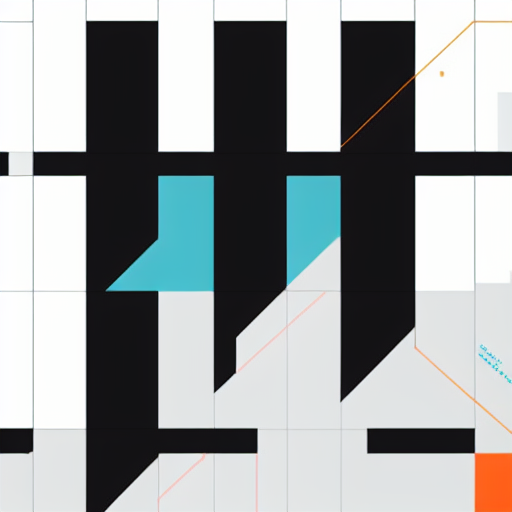
#> input picture ttf/color/dev/OpentypeSvgKitG/uni4e16.png, 512 x 512 px; its folder holds only this picture in this run
$ python p6.py
#> lines starting #> are read from the running program, lines starting #| are printed output that depends on the picture; after the words box and inside, x2 and y2 are one past the last pixel; in counts of white or black regions, pixels touching at a corner belong together
#cPng2png
import cv2 as cv2
import numpy as np
import os
import glob
from lxml import etree


svgbase = '''
<svg xmlns="http://www.w3.org/2000/svg" viewBox="0 0 5120 5120">
</svg>
'''
colorDic = {
    "main": "#010A21",
    "main2": "#041648",
    "color1": "#0231A2",
    "color2": "#1E64F4",
    "light1": "#53B0FE",
    "light2": "#9ED3FE",
    "accent1": "#7A8CFF",

    "back": "#FFFFFF"
}
#色辞書palettDicをbgr配列化
colorList = []
for k, v in colorDic.items():
    colorList.append([int(v[5:7],16),int(v[3:5],16),int(v[1:3],16)])#rgbをbgrにして各色取り出し

#フォルダ名づけ用の色名配列作成
colorDicList = list(colorDic.keys())
colorCodeList = list(colorDic.values())


#色と色の二乗距離を計算する関数
def cLength(arr1,arr2):
    return (arr1[0]-arr2[0])**2 + (arr1[1]-arr2[1])**2 + (arr1[2]-arr2[2])**2

#色を与えるとパレットの中から一番近い色を返す関数
def cSelect(color,palettes):
    lengArr = []
    for palette in palettes:
        lengArr.append(cLength(palette,color))
    fillc = palettes[lengArr.index(min(lengArr))]
    return fillc

#階調化に必要な色のボロノイマップ対応辞書をつくる関数。軽量化のため色空間32立方をまとめて1つの写像。フルカラーで8*8*8個
def makeBoronoi(palettes):
    boronoiMap = [[[0 for _ in range(8)] for _ in range(8)] for _ in range(8)]
    for bi, bv in enumerate(boronoiMap):
        for gi, gv in enumerate(bv):
            for ri, rv in enumerate(gv):
                boronoiMap[bi][gi][ri] = cSelect([bi*32,gi*32,ri*32],palettes)
    return boronoiMap

#色を与えると色対応辞書から近い色を返す関数
def cSelect2(color,boronoiMap):
    x = color[0]//32
    y = color[1]//32
    z = color[2]//32
    return boronoiMap[x][y][z]

#階調化画像と色リストから黒シルエットsvgを色数ぶん保存する関数
def gradDevider(image,colorList,colorDicList,file):
    root = etree.fromstring(svgbase)
    for index, palette in enumerate(colorList):
        if colorDicList[index] != "back":

            themec = np.array(colorList[index])  # 抽出する色(bgr)
            extract = cv2.inRange(image, themec, themec) #色の幅ゼロで色抽出
            extract = cv2.bitwise_not(extract) #白黒反転
            if not os.path.exists("SVGs"):
                os.mkdir("SVGs")

            # [13 lines of commented-out code are left out]
            name = os.path.splitext(file)[0]
            cv2.imwrite("tmp.bmp",extract)  # 画像の保存
            os.system("potrace -s tmp.bmp") #bmp -> svg
            os.system("del tmp.bmp")

            # baseSVGをパースする
            # baseSVG = etree.parse("tmp.svg")
            # g = baseSVG.find('.//svg:g', namespaces={"svg": "http://www.w3.org/2000/svg"})

            # 単色svgからpath要素を抜き出す
            b_tree = etree.parse("tmp.svg")
            paths = b_tree.xpath('//svg:path', namespaces={"svg": "http://www.w3.org/2000/svg"})
            # path要素にfill属性を追加して、g要素に加える
            for path in paths:
                path.set('fill', colorCodeList[index])
                #g.append(path)
                root.append(path)
            # a.svgに書き込む
            with open("./SVGs/"+name+".svg", "wb") as f:
                f.write(etree.tostring(root))
            os.system("del tmp.svg")


#####################実行########################


#色空間で最近傍の色を対応付けるボロノイ写像マップをつくる
boronoi = makeBoronoi(colorList)

pngNames = glob.glob("*.png")
for index, file in enumerate(pngNames):
    img = cv2.imread(file)
#> img is the input picture: shape (512, 512, 3); mean B, G, R 158.6, 157.8, 153.1
    img = cv2.flip(img, 0)
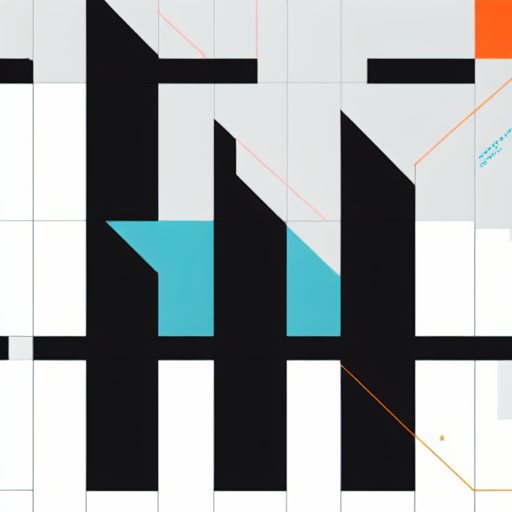
#> img: shape (512, 512, 3); mean B, G, R 158.6, 157.8, 153.1
    h, w = img.shape[:2]
#> h = 512; w = 512

    # 階調化
    for i in range(h):
        for j in range(w):
            b, g, r = img[i, j]

            img[i, j] = cSelect2([b,g,r],boronoi)
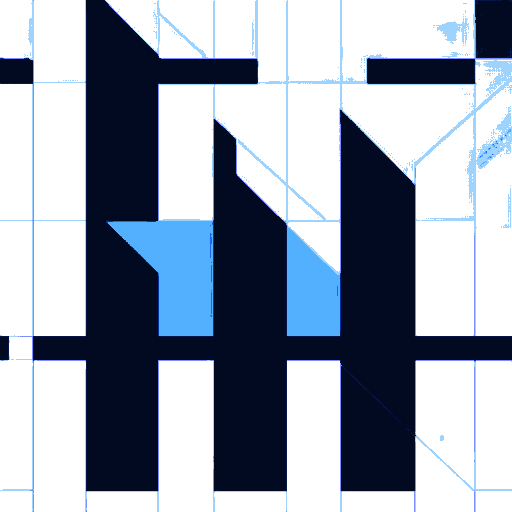
#> img: shape (512, 512, 3); mean B, G, R 174.3, 159.5, 149.9
    # if not os.path.exists("pngs"):
    #     os.mkdir("pngs")
    # cv2.imwrite("./pngs/"+file,img)
    # 色ごとに分離
    gradDevider(img,colorList,colorDicList,file)
#> the loop in gradDevider, `for index, palette in enumerate(colorList):` made 1 pass
#> pass 1, in gradDevider, `extract = cv2.inRange(image, themec, themec)`:
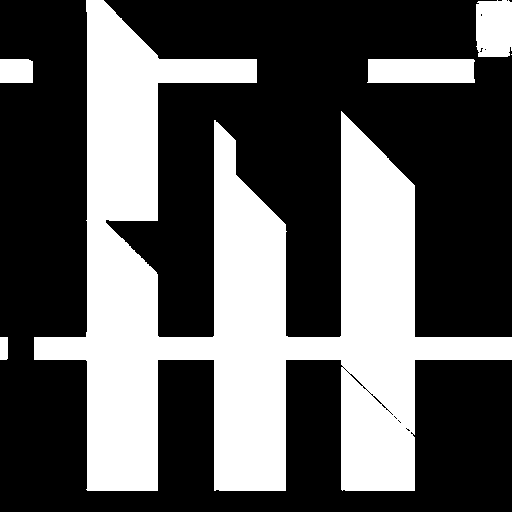
#> extract: shape (512, 512); 35.7% white; 6 white regions (1 under 20 px), largest, box (x1, y1, x2, y2) and area: (34, 0, 512, 491) 88147, (367, 59, 475, 83) 2551, (476, 0, 512, 57) 1964, (0, 59, 33, 83) 786, (0, 337, 8, 360) 183
#> (the run stopped early here; a loop or call above may not have finished)

$ run again, on ttf/color/dev/OpentypeSvgKitG/uni4e7e.png
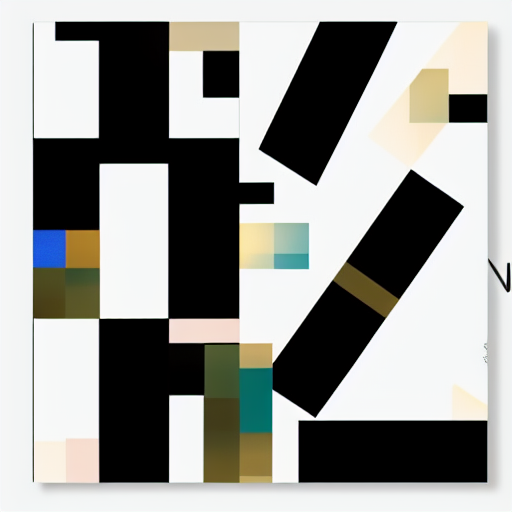
#> input picture ttf/color/dev/OpentypeSvgKitG/uni4e7e.png, 512 x 512 px
#> img is the input picture: shape (512, 512, 3); mean B, G, R 149.3, 153.1, 152.4
#> after the loop `for i in range(h):`:
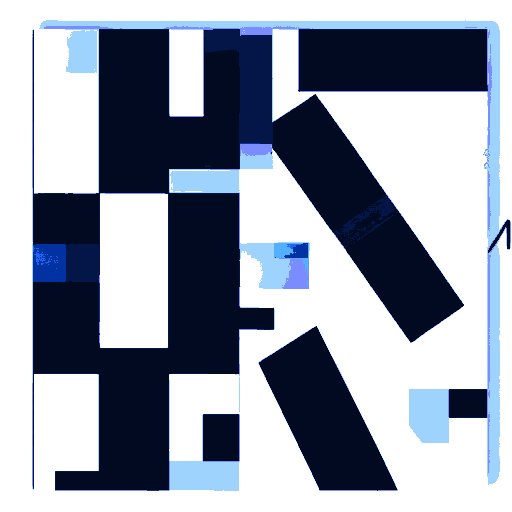
#> img: shape (512, 512, 3); mean B, G, R 170.9, 155.8, 147.8
#> the loop in gradDevider, `for index, palette in enumerate(colorList):` made 1 pass
#> pass 1, in gradDevider, `extract = cv2.inRange(image, themec, themec)`:
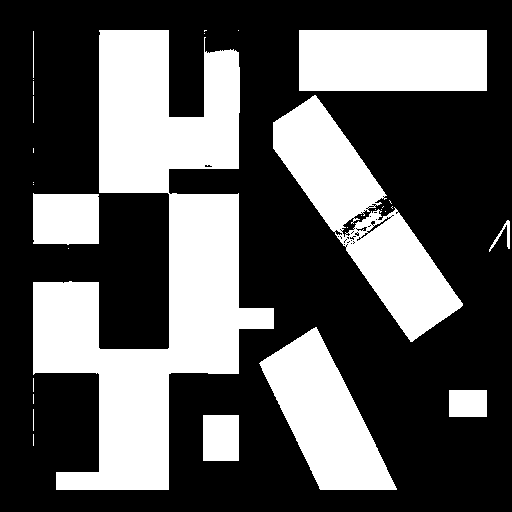
#> extract: shape (512, 512); 35.2% white; 31 white regions (20 under 20 px), largest, box (x1, y1, x2, y2) and area: (33, 30, 274, 490) 47374, (273, 95, 463, 342) 16008, (299, 30, 487, 91) 11468
